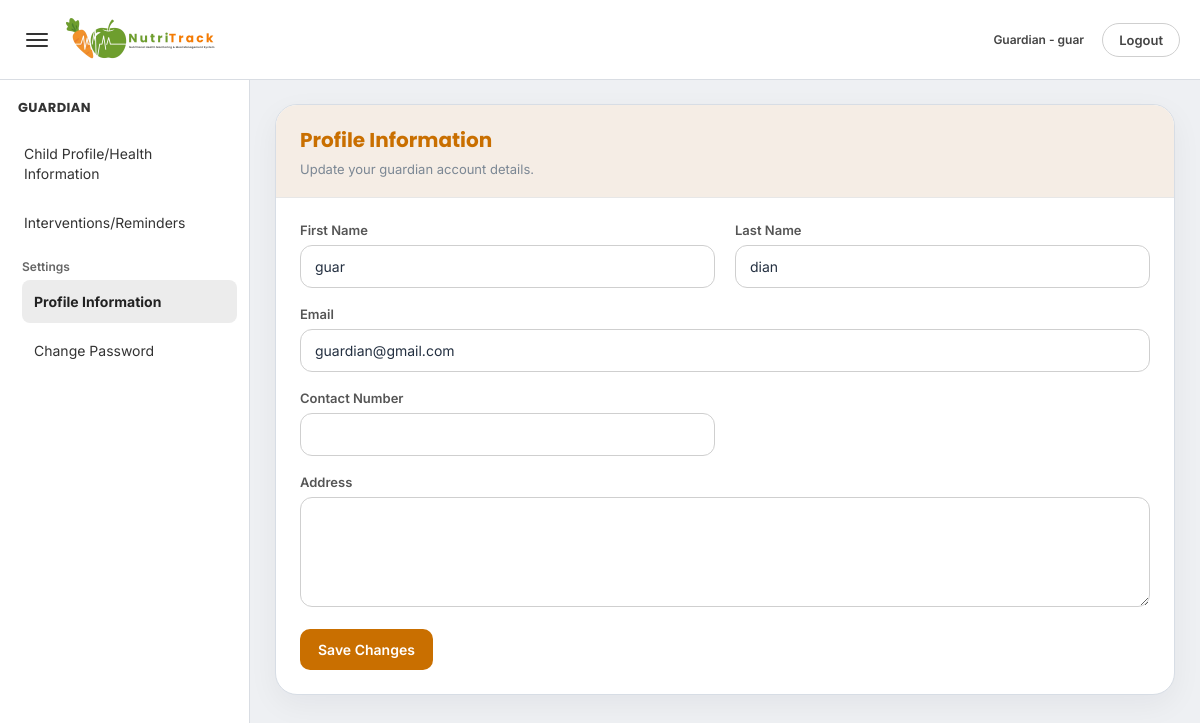
/guardian/profile_information.php (signed in), run on the app's committed database.
### tables this page shows
CREATE TABLE `users` (
  `user_id` int(11) NOT NULL,
  `role_id` int(11) DEFAULT NULL,
  `first_name` varchar(100) DEFAULT NULL,
  `last_name` varchar(100) DEFAULT NULL,
  `email` varchar(100) DEFAULT NULL,
  `password` varchar(255) DEFAULT NULL,
  `contact_number` varchar(20) DEFAULT NULL,
  `address` text DEFAULT NULL,
  `created_at` timestamp NOT NULL DEFAULT current_timestamp(),
  `last_active` datetime DEFAULT NULL
);

### guardian/profile_information.php (the view, shortened to what this page needs)
<?php
include '../config/database.php';
$user_id = (int)$_SESSION['user_id'];
$user = null;
$load_sql = "
    SELECT
        u.first_name,
        u.last_name,
        u.email,
        COALESCE(NULLIF(u.contact_number, ''), g.contact_number) AS contact_number,
        COALESCE(NULLIF(u.address, ''), g.address) AS address
    FROM users u
    LEFT JOIN parent_child_links pcl ON pcl.parent_id = u.user_id
    LEFT JOIN guardians g ON g.child_id = pcl.child_id
    WHERE u.user_id = ?
    LIMIT 1
";
$load_stmt = $conn->prepare($load_sql);
if ($load_stmt) {
    $load_stmt->bind_param("i", $user_id);
    $load_stmt->execute();
    $result = $load_stmt->get_result();
    $user = $result->fetch_assoc();
}
?>
<!DOCTYPE html>
<html lang="en">
<head>
    <link rel="stylesheet" href="../assets/guardian-style.css">
</head>
<body class="<?php echo (isset($_SESSION['theme_mode']) && $_SESSION['theme_mode'] === 'dark') ? 'dark-mode' : ''; ?>">
<?php include '../includes/guardian_topbar.php'; ?>
<?php include '../includes/guardian_sidebar.php'; ?>
<div class="main-content" id="mainContent">
    <div class="profile-shell">
        <div class="profile-card">
            <div class="profile-card-header">
                <h1 class="profile-card-title">Profile Information</h1>
                <div class="profile-card-subtitle">Update your guardian account details.</div>
            </div>
            <div class="profile-card-body">
                <form method="POST" class="profile-form">
                    <div class="form-group">
                        <label for="first_name" class="form-label">First Name</label>
                        <input
                            type="text"
                            name="first_name"
                            id="first_name"
                            class="form-input"
                            value="<?php echo htmlspecialchars($user['first_name'] ?? ''); ?>"
                            required
                        >
                    </div>
                    <div class="form-group">
                        <label for="last_name" class="form-label">Last Name</label>
                        <input
                            type="text"
                            name="last_name"
                            id="last_name"
                            class="form-input"
                            value="<?php echo htmlspecialchars($user['last_name'] ?? ''); ?>"
                            required
                        >
                    </div>
                    <div class="form-group full">
                        <label for="email" class="form-label">Email</label>
                        <input
                            type="email"
                            name="email"
                            id="email"
                            class="form-input"
                            value="<?php echo htmlspecialchars($user['email'] ?? ''); ?>"
                            required
                        >
                    </div>
                    <div class="form-group">
                        <label for="contact_number" class="form-label">Contact Number</label>
                        <input
                            type="text"
                            name="contact_number"
                            id="contact_number"
                            class="form-input"
                            value="<?php echo htmlspecialchars($user['contact_number'] ?? ''); ?>"
                        >
                    </div>
                    <div class="form-group full">
                        <label for="address" class="form-label">Address</label>
                        <textarea
                            name="address"
                            id="address"
                            class="form-input"
                        ><?php echo htmlspecialchars($user['address'] ?? ''); ?></textarea>
                    </div>
                    <div class="form-actions">
                        <button type="submit" class="btn-save-profile">Save Changes</button>
                    </div>
                </form>
            </div>
        </div>
    </div>
</div>
</body>
</html>

### assets/guardian-style.css (style rules this page uses)
* { box-sizing:border-box; margin:0; padding:0; }
:root { --page-bg:#eef0f3; --card-bg:#ffffff; --text-color:#243041; --muted-text:#6b7280; --border-color:#d9dde3; --guardian-accent:#c96f00; --guardian-accent-soft:#f5ede5; --guardian-accent-border:#ecd3bb; --success-bg:#dfeadf; --success-text:#237a2c; --success-border:#b7d7b7; --danger-text:#d62d20; --shadow:0 10px 30px rgba(15, 23, 42, 0.05); }
body { background:var(--page-bg); font-family:'Inter', sans-serif; color:var(--text-color); }
.main-content { margin-left:250px; padding:104px 24px 24px; transition:margin-left 0.25s ease; }

### guardian/profile_information.php (style rules this page uses)
.profile-shell { max-width:900px; margin:0 auto; width:100%; }
.profile-card { background:#ffffff; border:1px solid #d7dde5; border-radius:22px; overflow:hidden; box-shadow:0 10px 30px rgba(15, 23, 42, 0.05); }
.profile-card-header { background:#f5ede5; padding:20px 24px; border-bottom:1px solid #e7e7e7; }
.profile-card-title { font-family:'Poppins', sans-serif; font-size:20px; font-weight:700; color:#c96f00; }
.profile-card-subtitle { margin-top:6px; font-size:13px; color:#7b8794; font-family:'Inter', sans-serif; }
.profile-card-body { padding:24px; }
.profile-form { display:grid; grid-template-columns:repeat(2, minmax(0, 1fr)); gap:18px 20px; }
.form-group { display:flex; flex-direction:column; gap:7px; }
.form-group.full { grid-column:1 / -1; }
.form-label { font-size:13px; font-weight:600; color:#555; font-family:'Inter', sans-serif; }
.form-input { width:100%; border:1px solid #cfcfcf; border-radius:12px; padding:12px 14px; font-family:'Inter', sans-serif; font-size:14px; color:#243041; background:#ffffff; outline:none; }
textarea.form-input { min-height:110px; resize:vertical; }
.form-actions { grid-column:1 / -1; margin-top:4px; display:flex; justify-content:flex-start; }
.btn-save-profile { border:none; border-radius:10px; padding:12px 18px; background:#c96f00; color:#ffffff; font-size:14px; font-weight:600; font-family:'Inter', sans-serif; cursor:pointer; transition:0.2s ease; }

### data on the page
users: first_name "guar", last_name "dian", email "guardian@gmail.com"

### other printed values
$_SESSION['first_name'] "guar"
